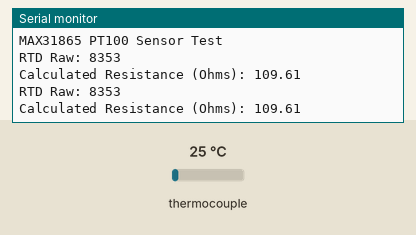
A sketch run on a simulated ESP32. Shown: the last lines printed to the serial monitor. The inputs (shaded band) are chosen by the test bench; at power-on: thermocouple 25 °C.

Above: at 1.8 s.
1.9 s: thermocouple set to 6 °C
At 2.8 s:
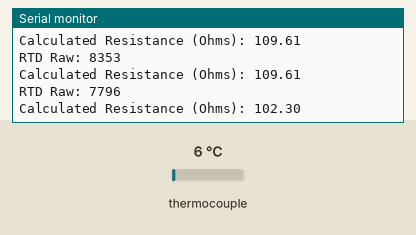
3.4 s: thermocouple set to 75 °C
At 4.8 s:
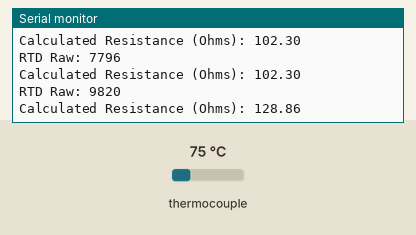
Timing chart, 0 to 6.4 s (numbered marks = the images above; inputs shaded):
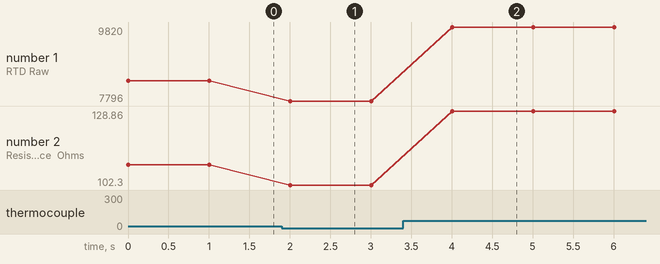

The sketch:

esp32_rtd_bluetooth.ino
```cpp
#include <Adafruit_MAX31865.h>
// #include "BluetoothSerial.h"  // ESP32 내장 블루투스 사용

// MAX31865 설정 (소프트웨어 SPI)
// 핀 순서: CS, DI(MOSI), DO(MISO), CLK
Adafruit_MAX31865 thermo = Adafruit_MAX31865(5, 23, 19, 18);

#define RREF 430.0     // 기준 저항값
#define RNOMINAL 100.0 // PT100 정격 저항 (0°C에서 100Ω)

// 블루투스 객체 생성
// BluetoothSerial SerialBT;

void setup() {
  Serial.begin(115200);
  // SerialBT.begin("ESP32_Temp");  // 블루투스 이름

  Serial.println("MAX31865 PT100 Sensor Test");
  // SerialBT.println("블루투스 연결됨: ESP32_Temp");

  // RTD 3선식 사용
  thermo.begin(MAX31865_3WIRE);
}

void loop() {
  // RTD의 raw 값 읽기
  uint16_t rtd_raw = thermo.readRTD();

  // 저항값 계산
  float resistance = rtd_raw;
  resistance /= 32768;
  resistance *= RREF;

  // 시리얼 모니터 출력
  Serial.print("RTD Raw: ");
  Serial.println(rtd_raw);
  Serial.print("Calculated Resistance (Ohms): ");
  Serial.println(resistance, 2);

  // 블루투스 출력
  // SerialBT.print("Resistance: ");
  // SerialBT.print(resistance, 2);
  // SerialBT.println(" Ohms");

  delay(1000);  // 1초 대기
}
```

Measured:
- after the input at 1.9 s, the serial monitor: prints a new line after 0.10 s (image 1)
- after the input at 3.4 s, the serial monitor: prints a new line after 0.60 s (image 2)
- plotted number 1: 8353 → 7796 after the input at 1.9 s, 7796 → 9820 after the input at 3.4 s
- plotted number 2: 109.61 → 102.3 after the input at 1.9 s, 102.3 → 128.86 after the input at 3.4 s
